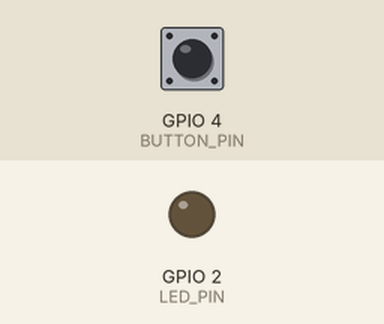
Recording of a sketch running on a simulated ESP32. Parts: output pins drawn as LEDs (lit = HIGH). Inputs (shaded band) come from the test bench; at power-on: GPIO 4 (BUTTON_PIN) HIGH. WiFi joins after 1.5 s; servers stay silent unless stated; uploads are accepted with an empty reply; what the sketch prints to the serial monitor is not drawn.

Above: at 3.1 s.
3.2 s: GPIO 4 (BUTTON_PIN) pulled LOW for 0.15 s
At 3.6 s:
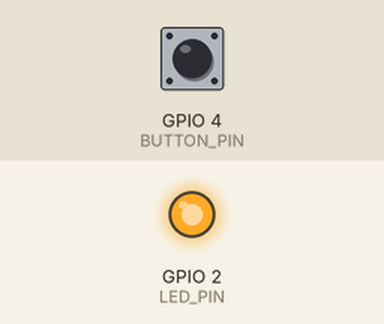
Timing chart, 0 to 6.2 s (numbered marks = the images above; inputs shaded):
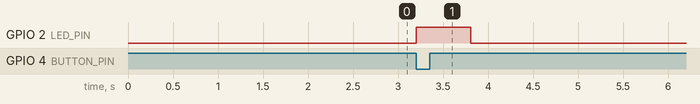

The sketch:

esp32_sos_button.ino
```cpp
/* ============================================================
   ThermaSafe - ESP32 emergency SOS button (button only)
   ------------------------------------------------------------
   Sends an SOS alert to Supabase when the button is pressed.
   All text is ASCII (Arabic inside code can break when copied).
   For temperature too, use esp32_sos_dht11.ino instead.
   ============================================================ */

#include <WiFi.h>
#include <WiFiClientSecure.h>
#include <HTTPClient.h>

// ---- 1) WiFi (edit) ----
const char* WIFI_SSID = "YOUR_WIFI_NAME";
const char* WIFI_PASS = "YOUR_WIFI_PASSWORD";

// ---- 2) Supabase (ready) ----
const char* SUPABASE_URL = "https://uwpycowwylwjwezzxdfk.supabase.co";
const char* SUPABASE_KEY = "sb_publishable_bTFs7B21uBVzGo7SrhGfMQ_QfZydCA0";

// ---- 3) Worker identity ----
const char* WORKER_SERIAL = "TH-20481";
const char* WORKER_NAME   = "Worker";              // app shows real Arabic name by serial
const char* WORKER_LOC    = "Production Unit 3";

// ---- 4) Pins ----
const int BUTTON_PIN = 4;    // button between GPIO4 and GND
const int LED_PIN    = 2;    // onboard LED (optional)

bool lastBtn = HIGH;
unsigned long lastSend = 0;

void connectWiFi() {
  WiFi.mode(WIFI_STA);
  WiFi.begin(WIFI_SSID, WIFI_PASS);
  Serial.print("Connecting to WiFi");
  unsigned long t0 = millis();
  while (WiFi.status() != WL_CONNECTED && millis() - t0 < 20000) { delay(400); Serial.print("."); }
  if (WiFi.status() == WL_CONNECTED) Serial.println("\nConnected. IP: " + WiFi.localIP().toString());
  else Serial.println("\nWiFi connection failed.");
}

void sendSOS() {
  if (WiFi.status() != WL_CONNECTED) { connectWiFi(); }
  if (WiFi.status() != WL_CONNECTED) return;
  WiFiClientSecure client; client.setInsecure();
  HTTPClient https;
  https.begin(client, String(SUPABASE_URL) + "/rest/v1/sos_alerts");
  https.addHeader("Content-Type", "application/json");
  https.addHeader("apikey", SUPABASE_KEY);
  https.addHeader("Authorization", String("Bearer ") + SUPABASE_KEY);
  https.addHeader("Prefer", "return=minimal");
  String body = "{\"serial\":\"" + String(WORKER_SERIAL) +
                "\",\"name\":\"" + WORKER_NAME +
                "\",\"location\":\"" + WORKER_LOC + "\"}";
  int code = https.POST(body);
  Serial.printf("SOS sent -> HTTP %d %s\n", code, (code==201||code==204)?"OK":"CHECK");
  https.end();
}

void setup() {
  Serial.begin(115200); delay(300);
  pinMode(BUTTON_PIN, INPUT_PULLUP);
  pinMode(LED_PIN, OUTPUT); digitalWrite(LED_PIN, LOW);
  connectWiFi();
  Serial.println("Ready. Press the button to send SOS.");
}

void loop() {
  bool b = digitalRead(BUTTON_PIN);
  if (lastBtn == HIGH && b == LOW && millis() - lastSend > 3000) {
    lastSend = millis();
    Serial.println("Emergency button pressed!");
    digitalWrite(LED_PIN, HIGH);
    sendSOS();
    delay(400);
    digitalWrite(LED_PIN, LOW);
  }
  lastBtn = b;
  delay(20);
}
```

Measured:
- after the input at 3.2 s, GPIO 2 (LED_PIN): LOW → HIGH at once, → LOW 0.60 s later
